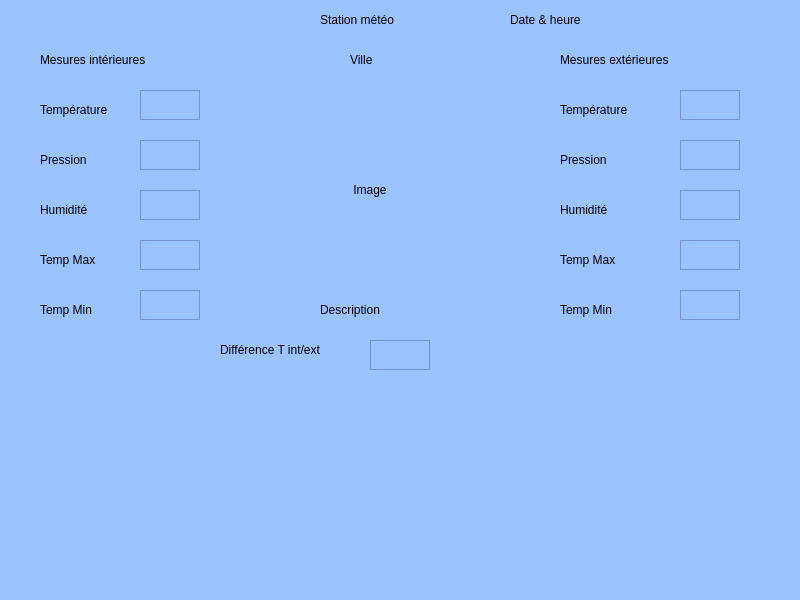
<?xml version="1.0" encoding="UTF-8"?>
<ui version="4.0">
 <class>MainWindow</class>
 <widget class="QMainWindow" name="MainWindow">
  <property name="geometry">
   <rect>
    <x>0</x>
    <y>0</y>
    <width>800</width>
    <height>600</height>
   </rect>
  </property>
  <property name="windowTitle">
   <string>MainWindow</string>
  </property>
  <property name="styleSheet">
   <string notr="true">background-color: rgb(155, 195, 255);</string>
  </property>
  <widget class="QWidget" name="centralwidget">
   <widget class="QLabel" name="lblDateHeure">
    <property name="geometry">
     <rect>
      <x>510</x>
      <y>10</y>
      <width>281</width>
      <height>20</height>
     </rect>
    </property>
    <property name="text">
     <string>Date &amp; heure</string>
    </property>
   </widget>
   <widget class="QLabel" name="lblTemp">
    <property name="geometry">
     <rect>
      <x>40</x>
      <y>100</y>
      <width>90</width>
      <height>20</height>
     </rect>
    </property>
    <property name="text">
     <string>Température</string>
    </property>
   </widget>
   <widget class="QLabel" name="lblPres">
    <property name="geometry">
     <rect>
      <x>40</x>
      <y>150</y>
      <width>90</width>
      <height>20</height>
     </rect>
    </property>
    <property name="text">
     <string>Pression</string>
    </property>
   </widget>
   <widget class="QLabel" name="label">
    <property name="geometry">
     <rect>
      <x>320</x>
      <y>10</y>
      <width>101</width>
      <height>20</height>
     </rect>
    </property>
    <property name="text">
     <string>Station météo</string>
    </property>
   </widget>
   <widget class="QLabel" name="label_3">
    <property name="geometry">
     <rect>
      <x>40</x>
      <y>50</y>
      <width>140</width>
      <height>20</height>
     </rect>
    </property>
    <property name="text">
     <string>Mesures intérieures</string>
    </property>
   </widget>
   <widget class="QLabel" name="label_4">
    <property name="geometry">
     <rect>
      <x>560</x>
      <y>50</y>
      <width>140</width>
      <height>20</height>
     </rect>
    </property>
    <property name="text">
     <string>Mesures extérieures</string>
    </property>
   </widget>
   <widget class="QTextBrowser" name="txtTemp">
    <property name="geometry">
     <rect>
      <x>140</x>
      <y>90</y>
      <width>60</width>
      <height>30</height>
     </rect>
    </property>
   </widget>
   <widget class="QTextBrowser" name="txtPres">
    <property name="geometry">
     <rect>
      <x>140</x>
      <y>140</y>
      <width>60</width>
      <height>30</height>
     </rect>
    </property>
   </widget>
   <widget class="QLabel" name="lblHum">
    <property name="geometry">
     <rect>
      <x>40</x>
      <y>200</y>
      <width>90</width>
      <height>20</height>
     </rect>
    </property>
    <property name="text">
     <string>Humidité</string>
    </property>
   </widget>
   <widget class="QTextBrowser" name="txtHum">
    <property name="geometry">
     <rect>
      <x>140</x>
      <y>190</y>
      <width>60</width>
      <height>30</height>
     </rect>
    </property>
   </widget>
   <widget class="QLabel" name="lblTempMax">
    <property name="geometry">
     <rect>
      <x>40</x>
      <y>250</y>
      <width>90</width>
      <height>20</height>
     </rect>
    </property>
    <property name="text">
     <string>Temp Max</string>
    </property>
   </widget>
   <widget class="QTextBrowser" name="txtTempMax">
    <property name="geometry">
     <rect>
      <x>140</x>
      <y>240</y>
      <width>60</width>
      <height>30</height>
     </rect>
    </property>
   </widget>
   <widget class="QLabel" name="lblTempMin">
    <property name="geometry">
     <rect>
      <x>40</x>
      <y>300</y>
      <width>90</width>
      <height>20</height>
     </rect>
    </property>
    <property name="text">
     <string>Temp Min</string>
    </property>
   </widget>
   <widget class="QTextBrowser" name="txtTempMin">
    <property name="geometry">
     <rect>
      <x>140</x>
      <y>290</y>
      <width>60</width>
      <height>30</height>
     </rect>
    </property>
   </widget>
   <widget class="QLabel" name="lblTemp_2">
    <property name="geometry">
     <rect>
      <x>560</x>
      <y>100</y>
      <width>90</width>
      <height>20</height>
     </rect>
    </property>
    <property name="text">
     <string>Température</string>
    </property>
   </widget>
   <widget class="QTextBrowser" name="txtTempExt">
    <property name="geometry">
     <rect>
      <x>680</x>
      <y>90</y>
      <width>60</width>
      <height>30</height>
     </rect>
    </property>
   </widget>
   <widget class="QLabel" name="lblPres_2">
    <property name="geometry">
     <rect>
      <x>560</x>
      <y>150</y>
      <width>90</width>
      <height>20</height>
     </rect>
    </property>
    <property name="text">
     <string>Pression</string>
    </property>
   </widget>
   <widget class="QTextBrowser" name="txtPresExt">
    <property name="geometry">
     <rect>
      <x>680</x>
      <y>140</y>
      <width>60</width>
      <height>30</height>
     </rect>
    </property>
   </widget>
   <widget class="QLabel" name="lblHum_2">
    <property name="geometry">
     <rect>
      <x>560</x>
      <y>200</y>
      <width>90</width>
      <height>20</height>
     </rect>
    </property>
    <property name="text">
     <string>Humidité</string>
    </property>
   </widget>
   <widget class="QTextBrowser" name="txtHumExt">
    <property name="geometry">
     <rect>
      <x>680</x>
      <y>190</y>
      <width>60</width>
      <height>30</height>
     </rect>
    </property>
   </widget>
   <widget class="QLabel" name="lblTempMax_2">
    <property name="geometry">
     <rect>
      <x>560</x>
      <y>250</y>
      <width>90</width>
      <height>20</height>
     </rect>
    </property>
    <property name="text">
     <string>Temp Max</string>
    </property>
   </widget>
   <widget class="QTextBrowser" name="txtTempMaxExt">
    <property name="geometry">
     <rect>
      <x>680</x>
      <y>240</y>
      <width>60</width>
      <height>30</height>
     </rect>
    </property>
   </widget>
   <widget class="QLabel" name="lblTempMin_2">
    <property name="geometry">
     <rect>
      <x>560</x>
      <y>300</y>
      <width>90</width>
      <height>20</height>
     </rect>
    </property>
    <property name="text">
     <string>Temp Min</string>
    </property>
   </widget>
   <widget class="QTextBrowser" name="txtTempMinExt">
    <property name="geometry">
     <rect>
      <x>680</x>
      <y>290</y>
      <width>60</width>
      <height>30</height>
     </rect>
    </property>
   </widget>
   <widget class="QLabel" name="lblVille">
    <property name="geometry">
     <rect>
      <x>350</x>
      <y>50</y>
      <width>62</width>
      <height>20</height>
     </rect>
    </property>
    <property name="text">
     <string>Ville</string>
    </property>
   </widget>
   <widget class="QTextEdit" name="txtDiffTemp">
    <property name="geometry">
     <rect>
      <x>370</x>
      <y>340</y>
      <width>60</width>
      <height>30</height>
     </rect>
    </property>
   </widget>
   <widget class="QLabel" name="label_2">
    <property name="geometry">
     <rect>
      <x>220</x>
      <y>340</y>
      <width>141</width>
      <height>20</height>
     </rect>
    </property>
    <property name="text">
     <string>Différence T int/ext</string>
    </property>
   </widget>
   <widget class="QLabel" name="lblDesc">
    <property name="geometry">
     <rect>
      <x>320</x>
      <y>300</y>
      <width>161</width>
      <height>20</height>
     </rect>
    </property>
    <property name="text">
     <string>Description</string>
    </property>
   </widget>
   <widget class="QLabel" name="lblClim">
    <property name="geometry">
     <rect>
      <x>270</x>
      <y>100</y>
      <width>200</width>
      <height>180</height>
     </rect>
    </property>
    <property name="text">
     <string>Image</string>
    </property>
    <property name="scaledContents">
     <bool>true</bool>
    </property>
    <property name="alignment">
     <set>Qt::AlignCenter</set>
    </property>
   </widget>
  </widget>
  <widget class="QMenuBar" name="menubar">
   <property name="geometry">
    <rect>
     <x>0</x>
     <y>0</y>
     <width>800</width>
     <height>25</height>
    </rect>
   </property>
  </widget>
  <widget class="QStatusBar" name="statusbar"/>
 </widget>
 <resources/>
 <connections/>
</ui>
